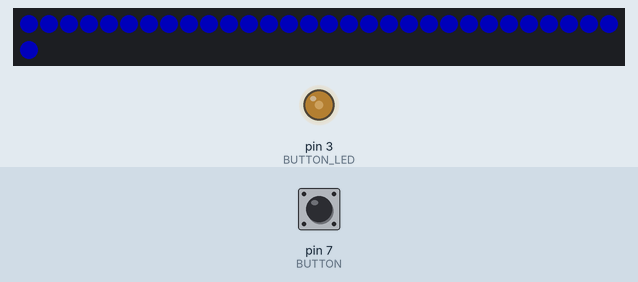
This sketch was run on a simulated Arduino Uno, built with avr-gcc and run on an emulated ATmega328P. Shown: 31 RGB LEDs in strip order, left to right, continuing on the next row, output pins drawn as LEDs (lit = HIGH). The inputs (shaded band) are chosen by the test bench; at power-on: pin 7 (BUTTON) HIGH. Dim RGB values are drawn brighter than linear.

Above: at 1.2 s.
1.3 s: pin 7 (BUTTON) pulled LOW for 3.2 s
At 4.65 s:
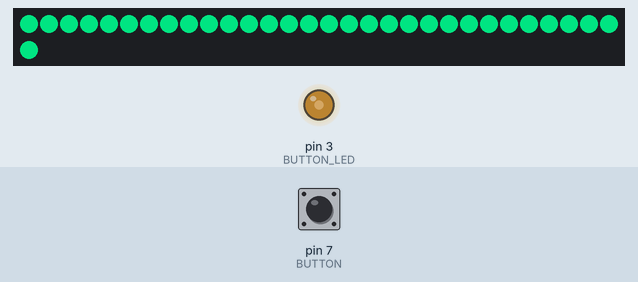
5.1 s: pin 7 (BUTTON) pulled LOW for 0.15 s
At 5.56 s:
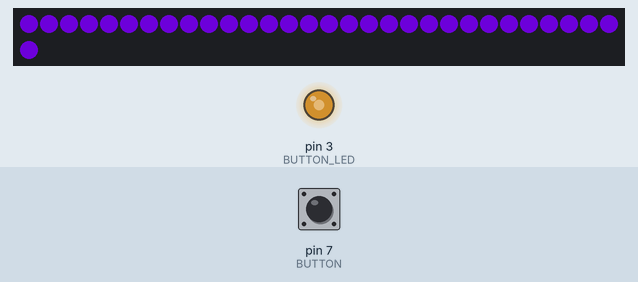
5.8 s: pin 7 (BUTTON) pulled LOW for 1 s
7.4 s: pin 7 (BUTTON) pulled LOW for 0.15 s
At 7.86 s:
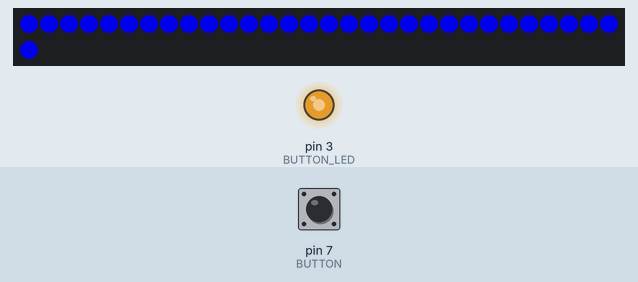
8.1 s: pin 7 (BUTTON) pulled LOW for 0.15 s
8.8 s: pin 7 (BUTTON) pulled LOW for 1 s
At 9.95 s:
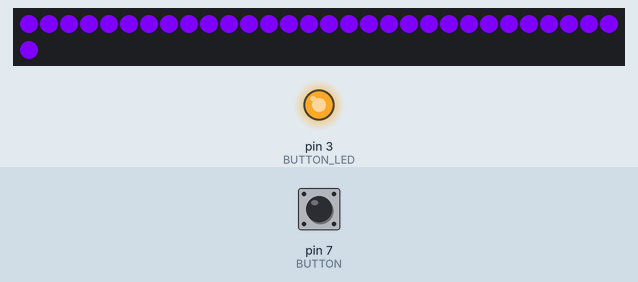
Timing chart, 0 to 11.4 s (numbered marks = the images above; inputs shaded):
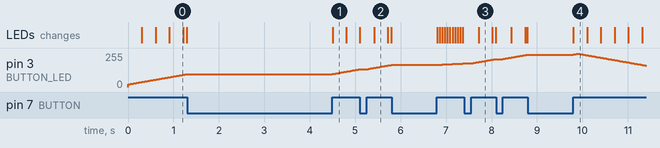

The sketch:

toHero.ino
```cpp
/* toHero */

/*********** Includes **********/
#include <Adafruit_NeoPixel.h>


/*********** Defines **********/
#define DATA            12    // Pin connected to the DataIN of the LED strip
#define BUTTON          7    // Input pin where the button is connected
#define BUTTON_LED      3    // Output pin connected to the button LED
#define NUMLEDS         31   // Number of LEDs in the strip
#define STARTVAL        20   // Start value for the LED cycle
#define ENDVAL          250  // End value for the LED cycle

/*********** Global variables **********/
Adafruit_NeoPixel pixels = Adafruit_NeoPixel(NUMLEDS, DATA, NEO_GRB + NEO_KHZ800); // Object to handle the LED strip
int cnt = STARTVAL; // Counter to increment mode value
int blue = 0; // Value for the blue LED
int red = 0;  // Value for the red LED
int green = 0;// Value for the green LED
short mode = 0; // Current displaying mode
short cursor = 0; // Position of the moving light (in mode 3 only)
short delayTime = 15; // Delay in milliseconds

/*********** Setup **********/
void setup() {
  pixels.begin(); // Initialize LED strip
  pinMode(BUTTON, INPUT); // Configure the button pin as an INPUT
  pinMode(BUTTON_LED, OUTPUT); // Configure the led of the button as an OUTPUT
}

/*********** Main loop **********/
void loop() {

  /* Check if the button is pressed */
  if (!digitalRead(BUTTON)) {
    if (mode < 3) {
      mode ++;
    } else {
      mode = 0;
      delayTime = 15;
    }

    /* In mode 3, the delay is longer */
    if (mode == 3) {
      delayTime = 55;
    }

    /* Wait the release of the button */
    while(!digitalRead(BUTTON));
  }

  /* Set the color values */
  setColors(&red, &green, &blue, cnt, mode);

  /* Fill the values of each pixel */
  for (int i=0; i < NUMLEDS; i++) {
    if ((i == cursor || i == NUMLEDS - cursor) && mode == 3) {
      pixels.setPixelColor(i, pixels.Color(200,200,200));
    } else{
      pixels.setPixelColor(i, pixels.Color(red,green,blue));
    }
  }

  pixels.show(); // This sends the updated pixel mode to the hardware.

  cnt ++;
  cursor ++;

  if (cursor == 15) {
    cursor ++;
  } else if (cursor == NUMLEDS) {
    cursor = 0;
  }

  /* If the counter is at the end of the cycle, restart a new one */
  if (cnt > (2 * ENDVAL - STARTVAL)) {
    cnt = STARTVAL;
  }

  delay (delayTime);
}


/*********** Functions **********/
void setColors(int* r, int* g, int* b, int count, short mod) {
  if (cnt < ENDVAL) {
    switch(mod) {
      case 0:
        *b = count;
        *r = 0;
        *g = 0;
        break;
      case 1:
        *b = count;
        *r = 0;
        *g = ENDVAL + STARTVAL - count;
        break;
      case 2:
        *b = count;
        *r = count / 2;
        *g = 0;
        break;
      case 3:
        *b = count;
        *r = 0;
        *g = 0;
        break;
      default:
        break;
      }

    /* Set the PWM value to the button LED */
    analogWrite (BUTTON_LED, cnt);
    } else {
      switch(mod) {
        case 0:
          *b = 2 * ENDVAL - count;
          *r = 0;
          *g = 0;
          break;
        case 1:
          *b = 2 * ENDVAL - count;
          *r = 0;
          *g = STARTVAL + count;
          break;
        case 2:
          *b = 2 * ENDVAL - count;
          *r = ENDVAL- count / 2;
          *g = 0;
          break;
        case 3:
          *b = 2 * ENDVAL - count;
          *r = 0;
          *g = 0;
          break;
        default:
          break;
      }

  /* Set the PWM value to the button LED */
  analogWrite (BUTTON_LED, 2 * ENDVAL - cnt);
  }
}
```

Measured:
- after the input at 1.3 s, the LEDs: change after 3.2 s (image 1)
- after the input at 5.1 s, the LEDs: first differ from a run without the input after 0.32 s (image 2)
- after the input at 7.4 s, the LEDs: change after 0.32 s (image 3)
- after the input at 8.8 s, the LEDs: change after 1.0 s (image 4)
